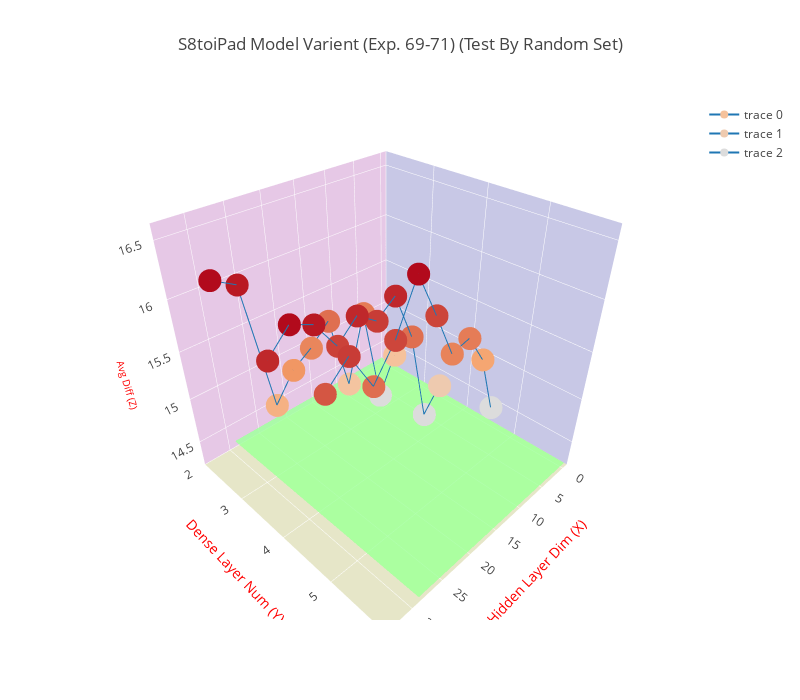

The notebook cell this image was saved under:
### Code cell
trace = go.Scatter3d(
    x=x1, y=y1, z=z1,
    marker=dict(
        size=8,
        color=z1
    ),
    line=dict(
        color='#1f77b4',
        width=2
    )
)

trace2 = go.Scatter3d(
    x=x2, y=y2, z=z2,
    marker=dict(
        size=8,
        color=z2
    ),
    line=dict(
        color='#1f77b4',
        width=2
    )
)

trace3 = go.Scatter3d(
    x=x3, y=y3, z=z3,
    marker=dict(
        size=8,
        color=z3
    ),
    line=dict(
        color='#1f77b4',
        width=2
    )
)

trace4 = go.Surface(
    z=polyfit_list,
    opacity=0.7,
    colorscale='Jet',
    showscale=False
)

data = [trace, trace2, trace3, trace4]
layout = go.Layout(
    width=800,
    height=700,
    title= title,
    scene=dict(
        xaxis=dict(
            title='Hidden Layer Dim (X)',
            titlefont=dict(
                size=14,
                color='#ff0000'
            ),
            gridcolor='rgb(255, 255, 255)',
            zerolinecolor='rgb(255, 255, 255)',
            showbackground=True,
            backgroundcolor='rgb(200, 200, 230)'
        ),
        yaxis=dict(
            nticks = 5,
            range = [2, 6],
            title='Dense Layer Num (Y)',
            titlefont=dict(
                size=14,
                color='#ff0000'
            ),
            gridcolor='rgb(255, 255, 255)',
            zerolinecolor='rgb(255, 255, 255)',
            showbackground=True,
            backgroundcolor='rgb(230, 200, 230)'
        ),
        zaxis=dict(
            title='Avg Diff (Z)',
            titlefont=dict(
                size=10,
                color='#ff0000'
            ),
            gridcolor='rgb(255, 255, 255)',
            zerolinecolor='rgb(255, 255, 255)',
            showbackground=True,
            backgroundcolor='rgb(230, 230, 200)'
        ),
    )
)

fig = go.Figure(data=data, layout=layout)
plotly.offline.iplot(fig)

### Figure 1 — Plotly figure (JSON) as saved in the notebook; plotly's stock layout.template omitted (floating-point values rounded to 4 significant figures; data arrays with more than 128 entries replaced by an {"elided": "..."} marker saying what was removed)
{"data": [{"line": {"color": "#1f77b4", "width": 2}, "marker": {"color": [14.82, 14.42, 15.49, 14.79, 15.58, 15.4, 15.27, 15.01, 16.26, 16.37], "size": 8}, "type": "scatter3d", "uid": "73f93d1c-e116-11e8-9440-001a7dda7111", "x": [6, 9, 12, 15, 18, 21, 24, 27, 30, 33], "y": [3, 3, 3, 3, 3, 3, 3, 3, 3, 3], "z": [14.82, 14.42, 15.49, 14.79, 15.58, 15.4, 15.27, 15.01, 16.26, 16.37]}, {"line": {"color": "#1f77b4", "width": 2}, "marker": {"color": [14.76, 14.52, 15.51, 15.99, 15.85, 15.99, 15.81, 16.09, 16.18, 15.98], "size": 8}, "type": "scatter3d", "uid": "73f93d1d-e116-11e8-9e3c-001a7dda7111", "x": [6, 9, 12, 15, 18, 21, 24, 27, 30, 33], "y": [4, 4, 4, 4, 4, 4, 4, 4, 4, 4], "z": [14.76, 14.52, 15.51, 15.99, 15.85, 15.99, 15.81, 16.09, 16.18, 15.98]}, {"line": {"color": "#1f77b4", "width": 2}, "marker": {"color": [14.84, 15.47, 15.78, 15.73, 16.16, 16.56, 16.14, 15.87, 16.22, 16.04], "size": 8}, "type": "scatter3d", "uid": "73f93d1e-e116-11e8-bb8b-001a7dda7111", "x": [6, 9, 12, 15, 18, 21, 24, 27, 30, 33], "y": [5, 5, 5, 5, 5, 5, 5, 5, 5, 5], "z": [14.84, 15.47, 15.78, 15.73, 16.16, 16.56, 16.14, 15.87, 16.22, 16.04]}, {"colorscale": "Jet", "opacity": 0.7, "showscale": false, "type": "surface", "uid": "73f93d1f-e116-11e8-b68b-001a7dda7111", "z": {"elided": "7x30 float values"}}], "layout": {"height": 700, "scene": {"xaxis": {"backgroundcolor": "rgb(200, 200, 230)", "gridcolor": "rgb(255, 255, 255)", "showbackground": true, "title": "Hidden Layer Dim (X)", "titlefont": {"color": "#ff0000", "size": 14}, "zerolinecolor": "rgb(255, 255, 255)"}, "yaxis": {"backgroundcolor": "rgb(230, 200, 230)", "gridcolor": "rgb(255, 255, 255)", "nticks": 5, "range": [2, 6], "showbackground": true, "title": "Dense Layer Num (Y)", "titlefont": {"color": "#ff0000", "size": 14}, "zerolinecolor": "rgb(255, 255, 255)"}, "zaxis": {"backgroundcolor": "rgb(230, 230, 200)", "gridcolor": "rgb(255, 255, 255)", "showbackground": true, "title": "Avg Diff (Z)", "titlefont": {"color": "#ff0000", "size": 10}, "zerolinecolor": "rgb(255, 255, 255)"}}, "title": "S8toiPad Model Varient (Exp. 69-71) (Test By Random Set)", "width": 800}}
